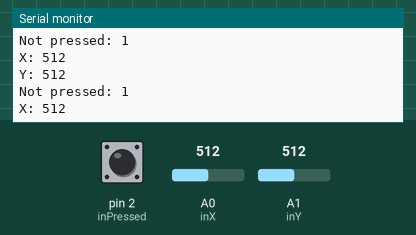
Recording of a sketch running on a simulated Arduino Uno, built with avr-gcc and run on an emulated ATmega328P. Shown: the last lines printed to the serial monitor. The test bench sets the inputs (shaded band); at power-on: A0 (inX) = 512, pin 2 (inPressed) HIGH, A1 (inY) = 512.

Above: at 1.2 s.
1.3 s: A0 (inX) set to 104
At 2.3 s:
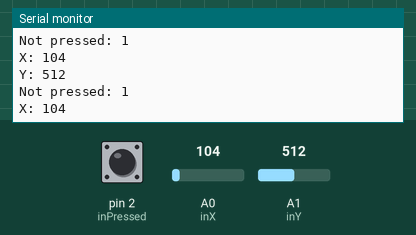
2.8 s: A0 (inX) set to 91
At 3.7 s:
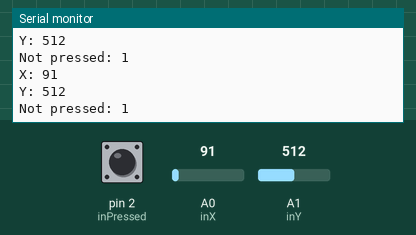
7.3 s: A0 (inX) set to 11
At 8.1 s:
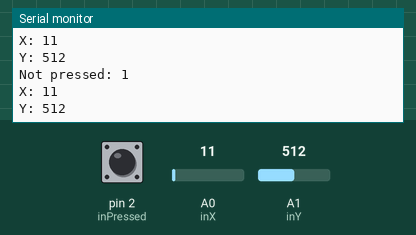
10.3 s: A0 (inX) set to 8
At 11.0 s:
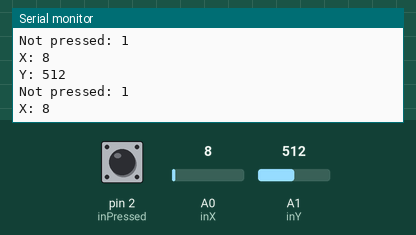
Timing chart, 0 to 13.3 s (numbered marks = the images above; inputs shaded):
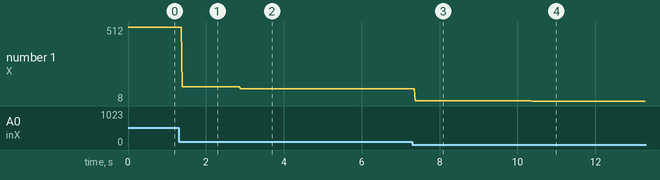

Measured:
- the behaviour switches between 100 and 99 on A0 (inX) (found by bisection; images 1 and 2)
- the behaviour switches between 10 and 9 on A0 (inX) (found by bisection; images 3 and 4)
- after the input at 1.3 s, the serial monitor: prints a new line after 0.10 s (image 1)
- after the input at 2.8 s, the serial monitor: prints a new line after 0.10 s (image 2)
- after the input at 7.3 s, the serial monitor: prints a new line after 0.08 s (image 3)
- after the input at 10.3 s, the serial monitor: prints a new line after 0.08 s (image 4)
- plotted number 1: 512 → 104 after the input at 1.3 s, 104 → 91 after the input at 2.8 s, 91 → 11 after the input at 7.3 s, 11 → 8 after the input at 10.3 s

The sketch:

Joy.ino
```cpp
const int inX = A0; // analog input for x-axis
const int inY = A1; // analog input for y-axis
const int inPressed = 2; // input for detecting whether the joystick/button is pressed
int xValue = 0; // variable to store x value
int yValue = 0; // variable to store y value
int notPressed = 0; // variable to store the button's state => 1 if not pressed
void setup() {
  pinMode(inX, INPUT); // setup x input
  pinMode(inY, INPUT); // setup y input
  pinMode(inPressed, INPUT_PULLUP); // we use a pullup-resistor for the button functionality

  Serial.begin(9600); // Setup serial connection for print out to console
}
void loop() {
  xValue = analogRead(inX); // reading x value [range 0 -> 1023]
  yValue = analogRead(inY); // reading y value [range 0 -> 1023]
  notPressed = digitalRead(inPressed); // reading button state: 1 = not pressed, 0 = pressed

  // print out values
  Serial.print("X: ");
  Serial.println(xValue);
  Serial.print("Y: ");
  Serial.println(yValue);
  Serial.print("Not pressed: ");
  Serial.println(notPressed);

  // The following delay of 1000ms is only for debugging reasons (it's easier to follow the values on the serial monitor)
  //delay(1000); // Probably not needed for most applications
}
```
